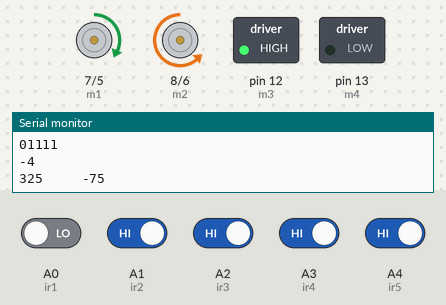
A sketch run on a simulated Arduino Uno, built with avr-gcc and run on an emulated ATmega328P. On the bench: direction and speed pins drawn as motors (green arrow = direction pin HIGH = forward, orange = LOW = backward, longer = more drive), switched loads named in the sketch (green lamp = pin HIGH), the last lines printed to the serial monitor. The inputs (shaded band) are chosen by the test bench; at power-on: A1 (ir2), A2 (ir3), A3 (ir4), A4 (ir5) HIGH, A0 (ir1) LOW.

Above: at 1.2 s.
1.3 s: A1 (ir2) driven LOW
At 2.4 s:
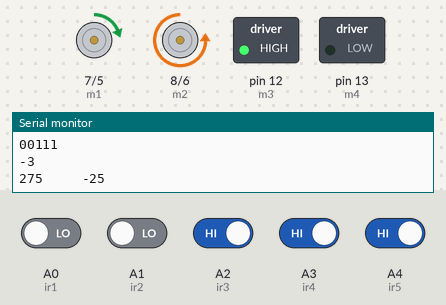
2.8 s: A0 (ir1) driven HIGH
At 3.9 s:
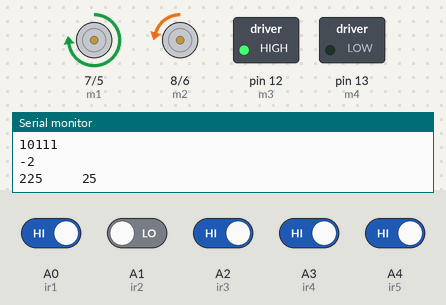
4.3 s: A2 (ir3) driven LOW
At 5.5 s:
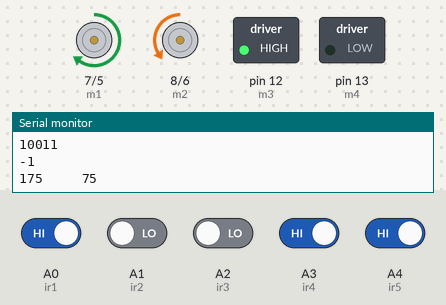
5.8 s: A1 (ir2) driven HIGH
At 7.0 s:
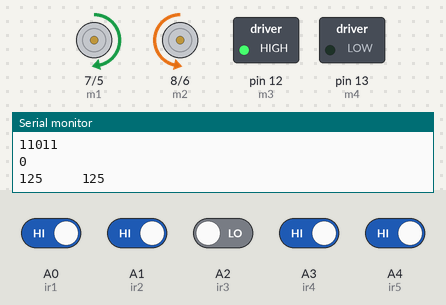
7.3 s: A3 (ir4) driven LOW
At 8.4 s:
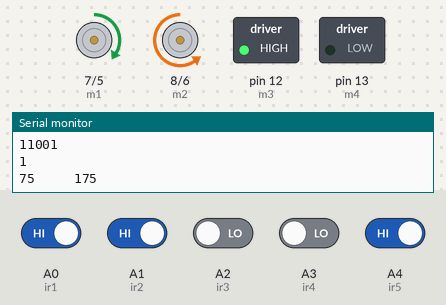
8.8 s: A3 (ir4) driven HIGH
At 9.5 s:
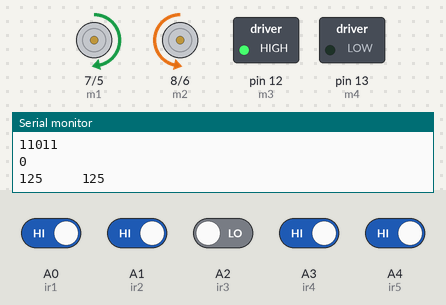
Timing chart, 0 to 11.8 s (numbered marks = the images above; inputs shaded):
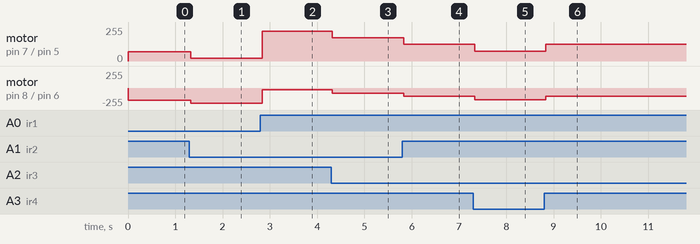

Measured:
- after the input at 1.3 s, motor on pin 7 (m1) / pin 5 (e1): forward 69/255 → forward 19/255 at once; motor on pin 8 (m2) / pin 6 (e2): backward 181/255 → backward 231/255 at once
- after the input at 2.8 s, motor on pin 7 (m1) / pin 5 (e1): forward 19/255 → forward 225/255 at once; motor on pin 8 (m2) / pin 6 (e2): backward 231/255 → backward 25/255 at once
- after the input at 4.3 s, motor on pin 7 (m1) / pin 5 (e1): forward 225/255 → forward 175/255 at once; motor on pin 8 (m2) / pin 6 (e2): backward 25/255 → backward 75/255 at once
- after the input at 5.8 s, motor on pin 7 (m1) / pin 5 (e1): forward 175/255 → forward 125/255 at once; motor on pin 8 (m2) / pin 6 (e2): backward 75/255 → backward 125/255 at once
- after the input at 7.3 s, motor on pin 7 (m1) / pin 5 (e1): forward 125/255 → forward 75/255 at once; motor on pin 8 (m2) / pin 6 (e2): backward 125/255 → backward 175/255 at once
- after the input at 8.8 s, motor on pin 7 (m1) / pin 5 (e1): forward 75/255 → forward 125/255 at once; motor on pin 8 (m2) / pin 6 (e2): backward 175/255 → backward 125/255 at once

The sketch:

pid_bfd-1000.ino
```cpp
#define m1 7  //Right Motor MA1
#define m2 8  //Right Motor MA2
#define m3 12  //Left Motor MB1
#define m4 13  //Left Motor MB2
#define e1 5  //Right Motor Enable Pin EA
#define e2 6 //Left Motor Enable Pin EB
#define bspeed 250
int b = 0;
int w = 1;
int error = 0;
int ini = 125;
int Kp = 50;

//**********5 Channel IR Sensor Connection**********//
#define ir1 A0
#define ir2 A1
#define ir3 A2
#define ir4 A3
#define ir5 A4
//*************************************************//

void setup() {
  Serial.begin(9600);
  pinMode(m1, OUTPUT);
  pinMode(m2, OUTPUT);
  pinMode(m3, OUTPUT);
  pinMode(m4, OUTPUT);
  pinMode(e1, OUTPUT);
  pinMode(e2, OUTPUT);
  pinMode(ir1, INPUT);
  pinMode(ir2, INPUT);
  pinMode(ir3, INPUT);
  pinMode(ir4, INPUT);
  pinMode(ir5, INPUT);
  analogWrite(e1, bspeed); //you can adjust the speed of the motors from 0-255
  analogWrite(e2, bspeed); //you can adjust the speed of the motors from 0-255
  fwd();
}


void fwd(){
  digitalWrite(m1, HIGH);
  digitalWrite(m2, LOW);
  digitalWrite(m3, HIGH);
  digitalWrite(m4, LOW);
}
void right(){
  digitalWrite(m1, LOW);
  digitalWrite(m2, LOW);
  digitalWrite(m3, HIGH);
  digitalWrite(m4, LOW);
}
void rright(){
  digitalWrite(m1, LOW);
  digitalWrite(m2, HIGH);
  digitalWrite(m3, HIGH);
  digitalWrite(m4, LOW);
}
void left(){
  digitalWrite(m1, HIGH);
  digitalWrite(m2, LOW);
  digitalWrite(m3, LOW);
  digitalWrite(m4, LOW);
}

void lleft(){
  digitalWrite(m1, HIGH);
  digitalWrite(m2, LOW);
  digitalWrite(m3, LOW);
  digitalWrite(m4, HIGH);
}
void back(){
  digitalWrite(m1, LOW);
  digitalWrite(m2, HIGH);
  digitalWrite(m3, LOW);
  digitalWrite(m4, HIGH);
}

void stp(){
  digitalWrite(m1, LOW);
  digitalWrite(m2, LOW);
  digitalWrite(m3, LOW);
  digitalWrite(m4, LOW);
}


void loop() {
  //Reading Sensor Values
  int s1 = digitalRead(ir1);  //Left Most Sensor
  int s2 = digitalRead(ir2);  //Left Sensor
  int s3 = digitalRead(ir3);  //Middle Sensor
  int s4 = digitalRead(ir4);  //Right Sensor
  int s5 = digitalRead(ir5);  //Right Most Sensor

  int error_code = get_error(s1,s2,s3,s4,s5);
  Serial.print(s1);
  Serial.print(s2);
  Serial.print(s3);
  Serial.print(s4);
  Serial.print(s5);
  Serial.print("\n");
  Serial.print(error_code);
  Serial.print("\n");


  //PID

  int speed1 =  0 + ini - (error_code*Kp);
  int speed2 =  250 - ( ini - error_code*Kp);
  Serial.print(speed1);
  Serial.print("     ");
  Serial.print(speed2);
  Serial.print("\n\n");
  analogWrite(e1,speed1);
  analogWrite(e2, speed2);

  }


int get_error(int s1, int s2, int s3, int s4, int s5){  //if only middle sensor detects black line
  if((s1 == w) && (s2 == w) && (s3 == b) && (s4 == w) && (s5 == w))
  {
    error = 0;
  }

  //if only left sensor detects black line
  if((s1 == b) && (s2 == w) && (s3 == w) && (s4 == w) && (s5 == w))
  {
    error = -4;
  }

  //if only left most sensor detects black line
  if((s1 == b) && (s2 == b) && (s3 == w) && (s4 == w) && (s5 == w))
  {
    error = -3;
  }

  //if only right sensor detects black line
  if((s1 == w) && (s2 == b) && (s3 == w) && (s4 == w) && (s5 == w))
  {
    error = -2;
  }

  //if only right most sensor detects black line
  if((s1 == w) && (s2 == b) && (s3 == b) && (s4 == w) && (s5 == w))
  {
    error = -1;
  }

  //if middle and right sensor detects black line
  if((s1 == w) && (s2 == w) && (s3 == w) && (s4 == w) && (s5 == b))
  {
    error = 4;
  }

  //if middle and left sensor detects black line
  if((s1 == w) && (s2 == w) && (s3 == w) && (s4 == b) && (s5 == b))
  {
    error = 3;
  }

  //if middle, left and left most sensor detects black line
  if((s1 == w) && (s2 == w) && (s3 == w) && (s4 == b) && (s5 == w))
  {
    error = 2;
  }

  //if middle, right and right most sensor detects black line
  if((s1 == w) && (s2 == w) && (s3 == b) && (s4 == b) && (s5 == w))
  {
    error = 1;
  }
  return error;
}
```
